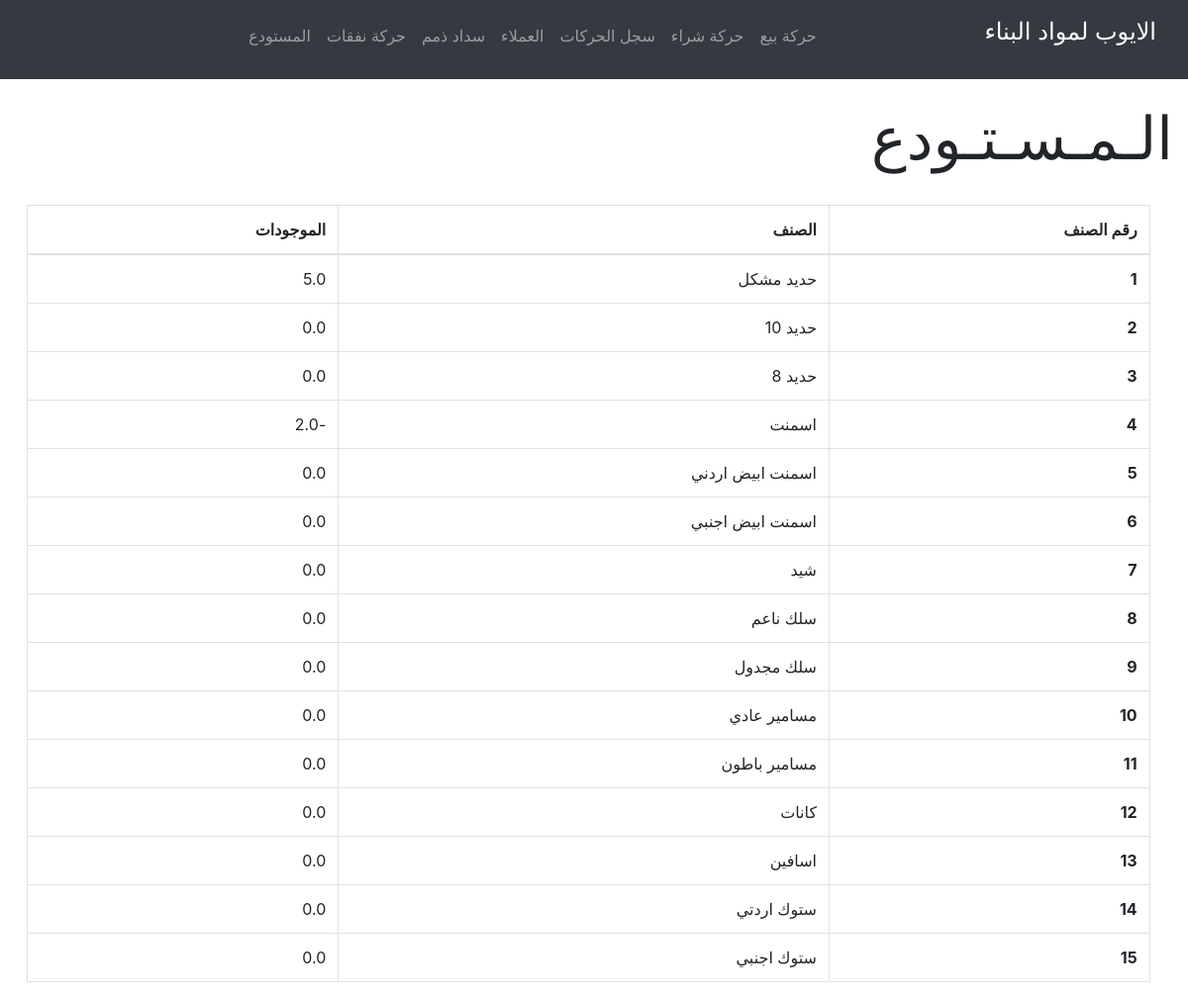
The page /inventory on the database as committed earlier.
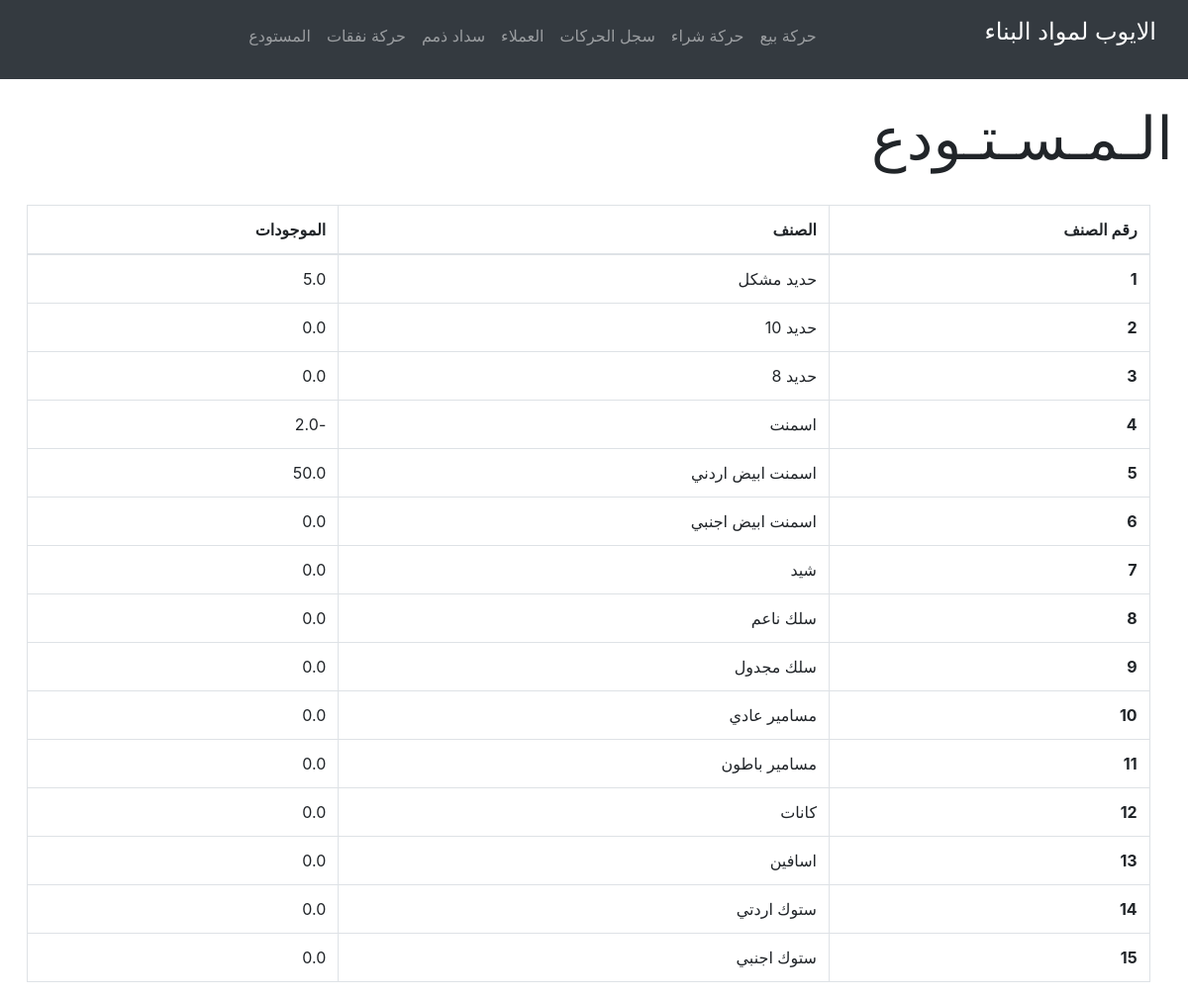
The same page on the database as committed later.
### tables this page shows
CREATE TABLE inventory (itemId INTEGER PRIMARY KEY, item_name TEXT, item_stock REAL);

### app.py (the view)
@app.route("/inventory")
def inventory():
  items = []
  query = db.execute("SELECT * FROM inventory ORDER BY itemId").fetchall()
  for record in query:
    items.append({
      'id': record[0],
      'name': record[1],
      'stock': record[2]
    })
  return render_template('inventory.html', items=items)

### app.py (called while the page is built)
@app.after_request
def after_request(response):
  response.headers["Cache-Control"] = "no-cache, no-store, must-revalidate"
  response.headers["Expires"] = 0
  response.headers["Pragma"] = "no-cache"
  return response

### templates/inventory.html (shortened to what this page needs)
{% extends "layout.html" %}
{% block head %}
  <link href="/static/css/inventory.css" rel="stylesheet">
{% endblock %}
{% block body %}
  <div class="head-text">
    <p>الـمـسـتـودع</p>
  </div>
  <div class="center-table">
    <table class="table table-bordered">
      <thead class="text-right">
        <tr>
          <th scope="col">رقم الصنف</th>
          <th scope="col">الصنف</th>
          <th scope="col">الموجودات</th>
        </tr>
      </thead>
      <tbody class="text-right">
        {% for item in items %}
          <tr>
            <th scope="row">{{ item.id }}</th>
            <td>{{ item.name }}</td>
            <td>{{ item.stock }}</td>
          </tr>
        {% endfor %}
      </tbody>
    </table>
  </div>
{% endblock %}

### templates/layout.html (shortened to what this page needs)
<!DOCTYPE html>
<html lang="ar" dir="rtl">
  <head>
    <link href="/static/bootstrap/css/bootstrap-reboot.css" rel="stylesheet">
    <link href="/static/bootstrap/css/bootstrap-grid.css" rel="stylesheet">
    <link href="/static/bootstrap/css/bootstrap.css" rel="stylesheet">
    <link href="/static/css/layout.css" rel="stylesheet">
    {% block head %}{% endblock %}
  </head>
  <body>
    <nav class="navbar fixed-top navbar-expand-lg navbar-dark bg-dark pull-right">
      <a class="navbar-brand" href="/"><p class="headtext">الايوب لمواد البناء</p></a>
          <ul class="navbar-nav mr-auto mt-2">
              <li class="nav-item"><a class="nav-link" href="/transaction"><p class="font-weight-light"><strong>حركة بيع</strong></p></a></li>
              <li class="nav-item"><a class="nav-link" href="/addItems"><p class="font-weight-light"><strong> حركة شراء</strong></p></a></li>
              <li class="nav-item"><a class="nav-link" href="/transactionLog"><p class="font-weight-light"><strong>سجل الحركات</strong></p></a></li>
              <li class="nav-item"><a class="nav-link" href="/clients"><p class="font-weight-light"><strong>العملاء</strong></p></a></li>
              <li class="nav-item"><a class="nav-link" href="/repayDebt"><p class="font-weight-light"><strong>سداد ذمم</strong></p></a></li>
              <li class="nav-item"><a class="nav-link" href="/expense"><p class="font-weight-light"><strong>حركة نفقات</strong></p></a></li>
              <li class="nav-item"><a class="nav-link" href="/inventory"><p class="font-weight-light"><strong>المستودع</strong></p></a></li>
          </ul>
          <ul class="navbar-nav ml-auto mt-2">
              <li class="nav-item"><a class="nav-link" href="/logout"><p class="font-weight-light"><strong>&nbsp;&nbsp;&nbsp;&nbsp;&nbsp;&nbsp;&nbsp;&nbsp;&nbsp;&nbsp;&nbsp;</strong></p></a></li>
          </ul>
    </nav>
    <div class="container-fluid">
    {% block body %}{% endblock %}
    </div>
  </body>
</html>

### static/css/layout.css (style rules this page uses)
.headtext { font-size: larger; }

### static/css/inventory.css (style rules this page uses)
.head-text { margin-top: 8%; margin-left: 80%; font-size: 60px; }
.center-table { margin-top: 2%; margin-right: 2%; margin-left: 1%; }

Rows that differ between the two databases and show on the page:
changed inventory "اسمنت ابيض اردني": stock "0.0" → "50.0"
